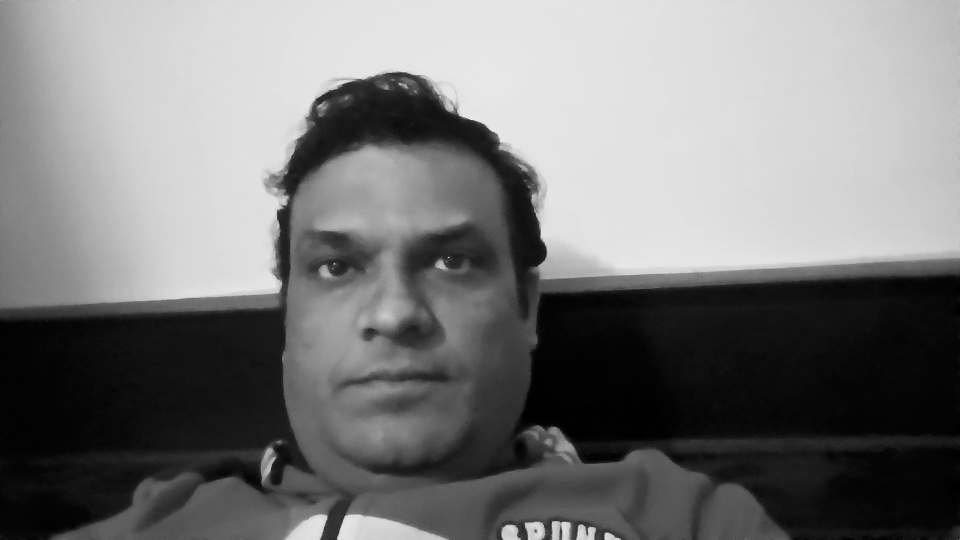
#> input picture Face recognition first/TrainingImage/ asdfgh.12345.10.jpg, 1920 x 1080 px (shown at 1/2 size); its folder holds only this picture in this run
$ python -i detector.py   (imports and definitions only)
#> lines starting #> are read from the running program, lines starting #| are printed output that depends on the picture
#> further down, picture is the input picture: shape (1080, 1920, 3); min 0, max 248, mean 120.3
"""Haar-cascade face detector tuned for speed (downscaled, equalised input) plus
Haar eye localisation used for alignment."""
from __future__ import annotations

import os
import cv2
import numpy as np


def _cascade(name: str) -> cv2.CascadeClassifier:
#> called with name = 'haarcascade_frontalface_default.xml'
    candidates = []
    if hasattr(cv2, "data"):
        candidates.append(os.path.join(cv2.data.haarcascades, name))
    candidates.append(os.path.join(os.path.dirname(os.path.abspath(__file__)), "cascades", name))
    for p in candidates:
        if os.path.exists(p):
            c = cv2.CascadeClassifier(p)
            if not c.empty():
                return c
    raise FileNotFoundError(f"Haar cascade '{name}' not found (looked in {candidates})")


class HaarDetector:
    """Not thread-safe: create one instance per thread."""

    def __init__(self, detect_width: int = 480, scale_factor: float = 1.1,
                 min_neighbors: int = 6, min_face_frac: float = 0.07):
        self.face = _cascade("haarcascade_frontalface_default.xml")
        self.eyes = _cascade("haarcascade_eye.xml")
        self.detect_width = detect_width
        self.scale_factor = scale_factor
        self.min_neighbors = min_neighbors
        self.min_face_frac = min_face_frac
        self._clahe = cv2.createCLAHE(clipLimit=2.0, tileGridSize=(8, 8))
        self._clahe_det = cv2.createCLAHE(clipLimit=2.0, tileGridSize=(4, 4))

    def detect(self, frame_bgr: np.ndarray, gray: np.ndarray | None = None) -> list[tuple[int, int, int, int]]:
        """Return face boxes (x, y, w, h) in full-resolution frame coordinates."""
        h, w = frame_bgr.shape[:2]
#> h = 1080; w = 1920
        if gray is None:
            gray = cv2.cvtColor(frame_bgr, cv2.COLOR_BGR2GRAY)
        s = min(1.0, self.detect_width / float(w))
#> s = 0.25
        small = cv2.resize(gray, (int(w * s), int(h * s)), interpolation=cv2.INTER_AREA) if s < 1 else gray
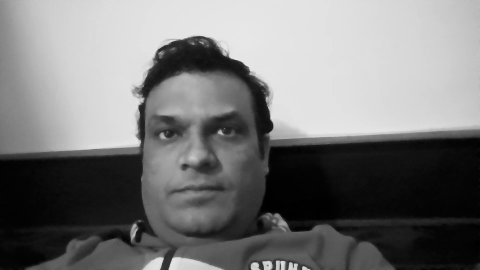
#> small: shape (270, 480); min 0, max 233, mean 120.3
        # local contrast (CLAHE): global equalizeHist breaks when a large dark/bright background
        # dominates the histogram (backlit rooms), CLAHE keeps faces detectable in both cases
        small = self._clahe_det.apply(small)
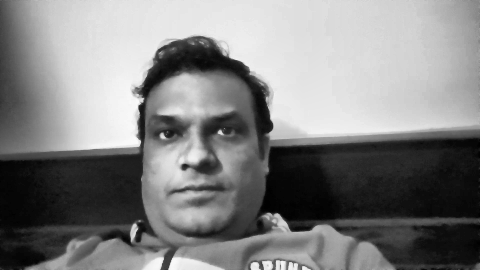
#> small: shape (270, 480); min 1, max 250, mean 129.9
        mn = max(24, int(self.min_face_frac * small.shape[1]))
#> mn = 33
        rects = self.face.detectMultiScale(
            small, scaleFactor=self.scale_factor, minNeighbors=self.min_neighbors,
            minSize=(mn, mn), flags=cv2.CASCADE_SCALE_IMAGE)
#> rects = [[128, 76, 141, 141]]
        if len(rects) == 0:
            return []
        inv = 1.0 / s
#> inv = 4
        return [(int(x * inv), int(y * inv), int(bw * inv), int(bh * inv)) for (x, y, bw, bh) in rects]

    def find_eyes(self, gray: np.ndarray, box) -> tuple[np.ndarray, np.ndarray] | None:
        """Locate (left_eye, right_eye) centres in image coordinates, or None.
        'left' means the eye on the left side of the image."""
        x, y, w, h = box
        H, W = gray.shape[:2]
        y0, y1 = max(0, y + int(0.15 * h)), min(H, y + int(0.58 * h))
        x0, x1 = max(0, x), min(W, x + w)
        roi = gray[y0:y1, x0:x1]
        if roi.size == 0:
            return None
        k = 160.0 / roi.shape[1]
        roi = cv2.resize(roi, None, fx=k, fy=k, interpolation=cv2.INTER_LINEAR)
        roi = self._clahe.apply(roi)
        eyes = self.eyes.detectMultiScale(roi, scaleFactor=1.1, minNeighbors=4, minSize=(18, 18), maxSize=(70, 70))
        if len(eyes) < 2:
            return None
        cx = 80.0
        left = [e for e in eyes if e[0] + e[2] / 2 < cx]
        right = [e for e in eyes if e[0] + e[2] / 2 >= cx]
        if not left or not right:
            return None
        # pick the pair with the most similar height and plausible spacing
        best, best_cost = None, 1e9
        for l in left:
            for r in right:
                lc = np.array([l[0] + l[2] / 2, l[1] + l[3] / 2])
                rc = np.array([r[0] + r[2] / 2, r[1] + r[3] / 2])
                d = rc[0] - lc[0]
                if not (0.28 * 160 <= d <= 0.62 * 160):
                    continue
                cost = abs(lc[1] - rc[1]) + 0.3 * abs(d - 0.40 * 160)
                if cost < best_cost:
                    best, best_cost = (lc, rc), cost
        if best is None:
            return None
        lc, rc = best
        if abs(lc[1] - rc[1]) > 0.35 * (rc[0] - lc[0]):   # > ~20 degrees roll: unreliable
            return None
        off = np.array([x0, y0], dtype=np.float64)
        return lc / k + off, rc / k + off

>>> import cv2
>>> picture = cv2.imread('../Face recognition first/TrainingImage/ asdfgh.12345.10.jpg')
>>> result = HaarDetector().detect(picture)
#> result = [(512, 304, 564, 564)]
